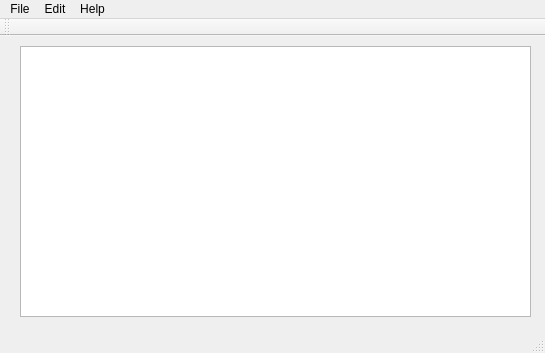
<?xml version="1.0" encoding="UTF-8"?>
<ui version="4.0">
 <class>MainWindow</class>
 <widget class="QMainWindow" name="MainWindow">
  <property name="geometry">
   <rect>
    <x>0</x>
    <y>0</y>
    <width>545</width>
    <height>353</height>
   </rect>
  </property>
  <property name="windowTitle">
   <string>MainWindow</string>
  </property>
  <widget class="QWidget" name="centralWidget">
   <widget class="QTextEdit" name="textEdit">
    <property name="geometry">
     <rect>
      <x>20</x>
      <y>10</y>
      <width>511</width>
      <height>271</height>
     </rect>
    </property>
   </widget>
  </widget>
  <widget class="QMenuBar" name="menuBar">
   <property name="geometry">
    <rect>
     <x>0</x>
     <y>0</y>
     <width>545</width>
     <height>23</height>
    </rect>
   </property>
   <widget class="QMenu" name="menuFile">
    <property name="title">
     <string>File</string>
    </property>
    <addaction name="actionNew"/>
    <addaction name="actionOpen"/>
    <addaction name="actionSave"/>
    <addaction name="actionSave_As"/>
    <addaction name="actionQuit"/>
   </widget>
   <widget class="QMenu" name="menuEdit">
    <property name="title">
     <string>Edit</string>
    </property>
    <addaction name="separator"/>
    <addaction name="actionUndo"/>
    <addaction name="actionRedo"/>
    <addaction name="separator"/>
    <addaction name="actionCut"/>
    <addaction name="actionCopy"/>
    <addaction name="actionPaste"/>
   </widget>
   <widget class="QMenu" name="menuHelp">
    <property name="title">
     <string>Help</string>
    </property>
    <addaction name="actionDocumentation"/>
    <addaction name="actionAbout"/>
   </widget>
   <addaction name="menuFile"/>
   <addaction name="menuEdit"/>
   <addaction name="menuHelp"/>
  </widget>
  <widget class="QToolBar" name="mainToolBar">
   <attribute name="toolBarArea">
    <enum>TopToolBarArea</enum>
   </attribute>
   <attribute name="toolBarBreak">
    <bool>false</bool>
   </attribute>
  </widget>
  <widget class="QStatusBar" name="statusBar"/>
  <action name="actionNew">
   <property name="text">
    <string>New</string>
   </property>
   <property name="shortcut">
    <string>Ctrl+N</string>
   </property>
  </action>
  <action name="actionOpen">
   <property name="text">
    <string>Open</string>
   </property>
   <property name="shortcut">
    <string>Ctrl+O</string>
   </property>
  </action>
  <action name="actionSave">
   <property name="text">
    <string>Save</string>
   </property>
   <property name="shortcut">
    <string>Ctrl+S</string>
   </property>
  </action>
  <action name="actionSave_As">
   <property name="text">
    <string>Save As</string>
   </property>
   <property name="shortcut">
    <string>Ctrl+Shift+S</string>
   </property>
  </action>
  <action name="actionQuit">
   <property name="text">
    <string>Quit</string>
   </property>
   <property name="shortcut">
    <string>Ctrl+Q</string>
   </property>
  </action>
  <action name="actionUndo">
   <property name="text">
    <string>Undo</string>
   </property>
   <property name="shortcut">
    <string>Ctrl+Z</string>
   </property>
  </action>
  <action name="actionRedo">
   <property name="text">
    <string>Redo</string>
   </property>
   <property name="shortcut">
    <string>Ctrl+Shift+Z</string>
   </property>
  </action>
  <action name="actionCut">
   <property name="text">
    <string>Cut</string>
   </property>
   <property name="shortcut">
    <string>Ctrl+Shift+C</string>
   </property>
  </action>
  <action name="actionCopy">
   <property name="text">
    <string>Copy</string>
   </property>
   <property name="shortcut">
    <string>Ctrl+C</string>
   </property>
  </action>
  <action name="actionPaste">
   <property name="text">
    <string>Paste</string>
   </property>
   <property name="shortcut">
    <string>Ctrl+V</string>
   </property>
  </action>
  <action name="actionDocumentation">
   <property name="text">
    <string>Documentation</string>
   </property>
   <property name="shortcut">
    <string>F1</string>
   </property>
  </action>
  <action name="actionAbout">
   <property name="text">
    <string>About</string>
   </property>
  </action>
 </widget>
 <layoutdefault spacing="6" margin="11"/>
 <resources/>
 <connections/>
</ui>
